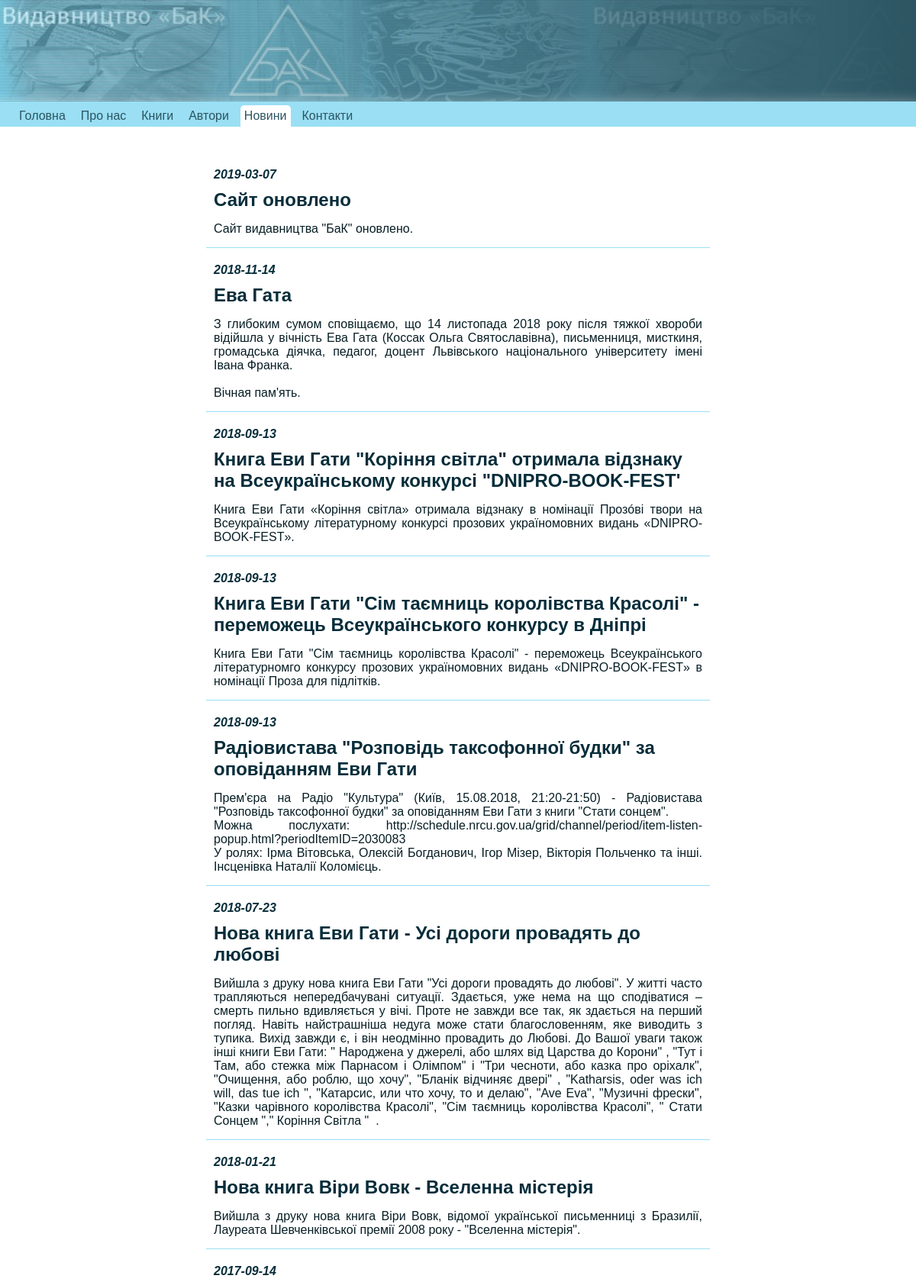
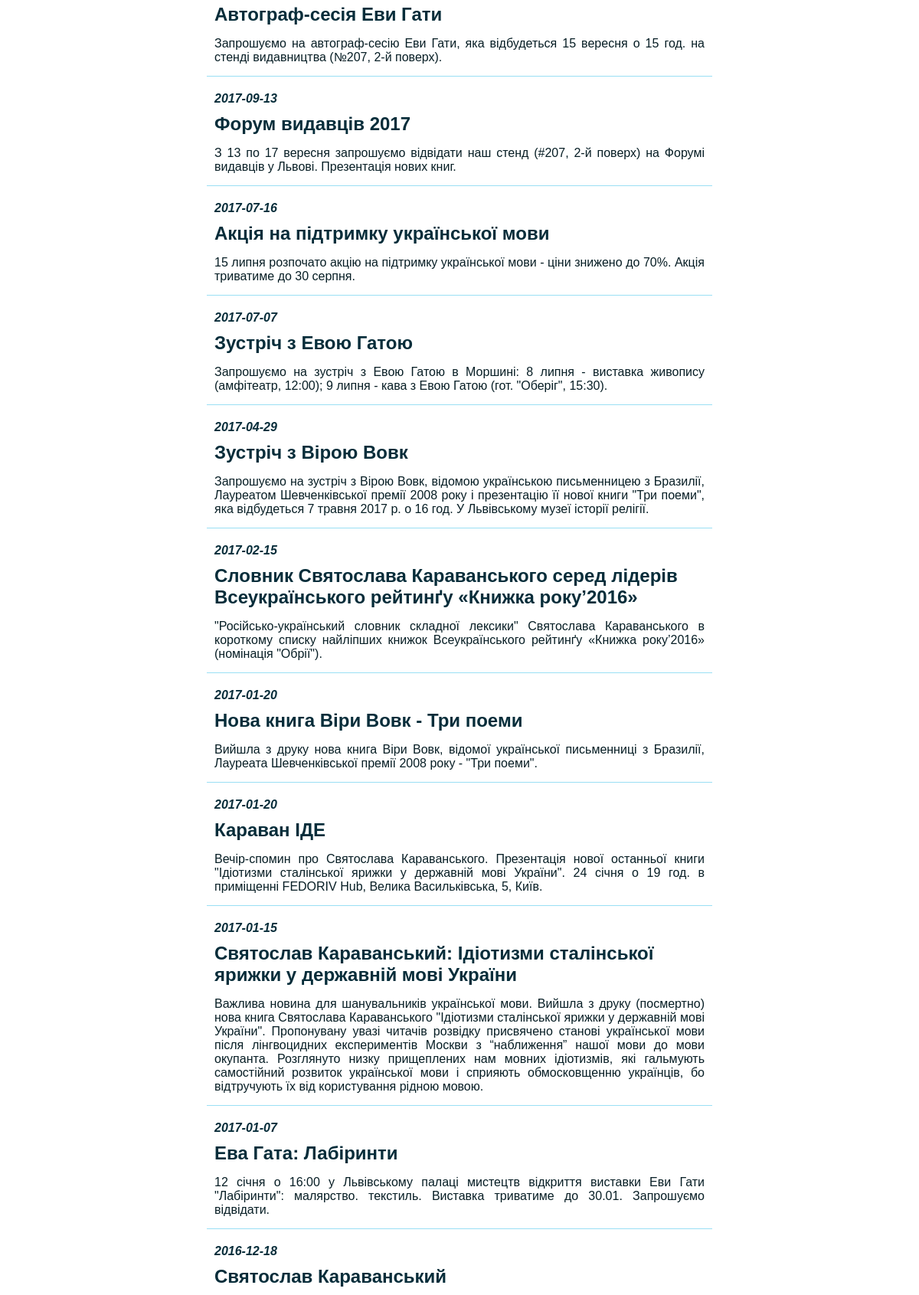
Page /news/index.php (upper part) on the committed database (2 pictures, top to bottom).
### tables this page shows
CREATE TABLE `news` (
  `news_id` int(11) unsigned NOT NULL AUTO_INCREMENT,
  `header` varchar(100) DEFAULT '',
  `content` mediumtext,
  `date` date DEFAULT '0000-00-00',
  `hits` int(11) unsigned DEFAULT '0',
  `deleted` tinyint(1) unsigned NOT NULL DEFAULT '0',
  `picture` varchar(50) DEFAULT NULL,
  PRIMARY KEY (`news_id`)
);

### php_ajax/connect.php (called while the page is built, shortened)
<?
    function getQuery($table, $query = '') {
    return mysql_query("SELECT * FROM {$table} {$query}", $GLOBALS['db']);
    }
?>

### news/index.php (called while the page is built, shortened)
<?
require_once "../template/template.php";
?>

### template/news_view.php (the view, shortened to what this page needs)
<?
    $query = getQuery('news', 'order by date desc');
    $news = array();
    while ($cRecord = mysql_fetch_assoc($query)) {
        $news[] = $cRecord;
    }
    foreach($news as $key=>$value) {
            $value[header] = strip_tags($value[header],'<br>');
            $value[date] = strip_tags($value[date],'<br>');
            $value[content] = strip_tags($value[content],'<br>');
            $btns = '';
        echo "
            <div class='news-item'>
            <h2 class='news-header'>
            <span class='news-date'>{$value['date']}</span>
            {$btns}
            {$value['header']}
            </h2>
            <p class='news-content'>{$value['content']}</p>
            </div>
            ";
    }
?>

### assets/styles.css (style rules this page uses)
* { margin: 0; padding: 0; -webkit-box-sizing: border-box; box-sizing: border-box; }
.bak-project { font-family: sans-serif; padding: 0 0px; }
.bak-project main b, .bak-project main h1, .bak-project main h2, .bak-project main h3, .bak-project main h4, .bak-project main h5, .bak-project main h6 { color: #072d3a; }
.bak-project main h1, .bak-project main h2, .bak-project main h3, .bak-project main h4, .bak-project main h5, .bak-project main h6 { padding: 5px 0; }
.bak-project main .news-item { opacity: 0; }
.bak-project main .news-header { width: 60%; margin: auto; font-size: 1.5rem; margin-top: 20px; padding: 0 10px; }
.bak-project main .news-date { display: block; font-style: italic; font-size: 1rem; margin-bottom: 10px; }
.bak-project main .news-content { width: 60%; position: relative; margin: 15px auto; padding: 0 10px 15px; text-align: justify; font-size: 1rem; border-bottom: 1px solid #9adff4; }

### rows in the picture
news: date "2019-03-07", header "Сайт оновлено", content "Сайт видавництва \"БаК\" оновлено."
news: date "2018-11-14", header "Ева Гата", content "З глибоким сумом сповіщаємо, що 14 листопада 2018 року після тяжкої хвороби відійшла у вічність Ева Гата (Коссак Ольга Святославівна), письменниця, мисткиня, громадська діячка, педагог, доцент Львівського національного університету імені Івана Франка. Вічная пам'ять."
news: date "2018-09-13", header "Книга Еви Гати \"Коріння світла\" отримала відзнаку на Всеукраїнському конкурсі \"DNIPRO-BOOK-FEST'", content "Книга Еви Гати «Коріння світла» отримала відзнаку в номінації Прозóві твори на Всеукраїнському літературному конкурсі прозових україномовних видань «DNIPRO-BOOK-FEST»."
news: date "2018-09-13", header "Книга Еви Гати \"Сім таємниць королівства Красолі\" - переможець Всеукраїнського конкурсу в Дніпрі", content "Книга Еви Гати \"Сім таємниць королівства Красолі\" - переможець Всеукраїнського літературномго конкурсу прозових україномовних видань «DNIPRO-BOOK-FEST» в номінації Проза для підлітків."
news: date "2018-09-13", header "Радіовистава \"Розповідь таксофонної будки\" за оповіданням Еви Гати", content "Прем'єра на Радіо \"Культура\" (Київ, 15.08.2018, 21:20-21:50) - Радіовистава \"Розповідь таксофонної будки\" за оповіданням Еви Гати з книги \"Стати сонцем\". Можна послухати: http://schedule.nrcu.gov.ua/grid/channel/period/item-listen-popup.html?periodItemID=2030083 У ролях: Ірма Вітовська, Олексій Богданович, Ігор Мізер, Вікторія Польченко та інші. Інсценівка Наталії Коломієць."
news: date "2018-07-23", header "Нова книга Еви Гати - Усі дороги провадять до любові", content "Вийшла з друку нова книга Еви Гати \"Усі дороги провадять до любові\". У житті часто трапляються непередбачувані ситуації. Здається, уже нема на що сподіватися – смерть пильно вдивляється у вічі. Проте не завжди все так, як здається на перший погляд. Навіть найстрашніша недуга може стати благословенням, яке виводить з тупика. Вихід завжди є, і він неодмінно провадить до Любові. До Вашої уваги також інші книги Еви Гати: \" Народжена у джерелі, або шлях від Царства до Корони\" , \"Тут і Там, або стежка між Парнасом і Олімпом\" і \"Три чесноти, або казка про оріхалк\", \"Очищення, або роблю, що хочу\", \"Бланік відчиняє двері\" , \"Katharsis, oder was ich will, das tue ich \", \"Катарсис, или что хочу, то и…"
news: date "2018-01-21", header "Нова книга Віри Вовк - Вселенна містерія", content "Вийшла з друку нова книга Віри Вовк, відомої української письменниці з Бразилії, Лауреата Шевченківської премії 2008 року - \"Вселенна містерія\"."
news: date "2017-09-14", header "Автограф-сесія Еви Гати", content "Запрошуємо на автограф-сесію Еви Гати, яка відбудеться 15 вересня о 15 год. на стенді видавництва (№207, 2-й поверх)."
news: date "2017-09-13", header "Форум видавців 2017", content "З 13 по 17 вересня запрошуємо відвідати наш стенд (#207, 2-й поверх) на Форумі видавців у Львові. Презентація нових книг."
news: date "2017-07-16", header "Акція на підтримку української мови", content "15 липня розпочато акцію на підтримку української мови - ціни знижено до 70%. Акція триватиме до 30 серпня."
news: date "2017-07-07", header "Зустріч з Евою Гатою", content "Запрошуємо на зустріч з Евою Гатою в Моршині: 8 липня - виставка живопису (амфітеатр, 12:00); 9 липня - кава з Евою Гатою (гот. \"Оберіг\", 15:30)."
news: date "2017-04-29", header "Зустріч з Вірою Вовк", content "Запрошуємо на зустріч з Вірою Вовк, відомою українською письменницею з Бразилії, Лауреатом Шевченківської премії 2008 року і презентацію її нової книги \"Три поеми\", яка відбудеться 7 травня 2017 р. о 16 год. У Львівському музеї історії релігії."
news: date "2017-02-15", header "Словник Святослава Караванського серед лідерів Всеукраїнського рейтинґу «Книжка року’2016»", content "\"Російсько-український словник складної лексики\" Святослава Караванського в короткому списку найліпших книжок Всеукраїнського рейтинґу «Книжка року’2016» (номінація \"Обрії\")."
news: date "2017-01-20", header "Нова книга Віри Вовк - Три поеми", content "Вийшла з друку нова книга Віри Вовк, відомої української письменниці з Бразилії, Лауреата Шевченківської премії 2008 року - \"Три поеми\"."
news: date "2017-01-20", header "Караван ІДЕ", content "Вечір-спомин про Святослава Караванського. Презентація нової останньої книги \"Ідіотизми сталінської ярижки у державній мові України\". 24 січня о 19 год. в приміщенні FEDORIV Hub, Велика Васильківська, 5, Київ."
news: date "2017-01-15", header "Святослав Караванський: Ідіотизми сталінської ярижки у державній мові України", content "Важлива новина для шанувальників української мови. Вийшла з друку (посмертно) нова книга Святослава Караванського \"Ідіотизми сталінської ярижки у державній мові України\". Пропонувану увазі читачів розвідку присвячено станові української мови після лінгвоцидних експериментів Москви з “наближення” нашої мови до мови окупанта. Розглянуто низку прищеплених нам мовних ідіотизмів, які гальмують самостійний розвиток української мови і сприяють обмосковщенню українців, бо відтручують їх від користування рідною мовою."
news: date "2017-01-07", header "Ева Гата: Лабіринти", content "12 січня о 16:00 у Львівському палаці мистецтв відкриття виставки Еви Гати \"Лабіринти\": малярство. текстиль. Виставка триватиме до 30.01. Запрошуємо відвідати."
news: date "2016-12-18", header "Святослав Караванський"

### other values in the picture
$value['name'] "Головна"
$value['name'] "Про нас"
$value['name'] "Книги"
$value['name'] "Автори"
$value['name'] "Новини"
$value['name'] "Контакти"
